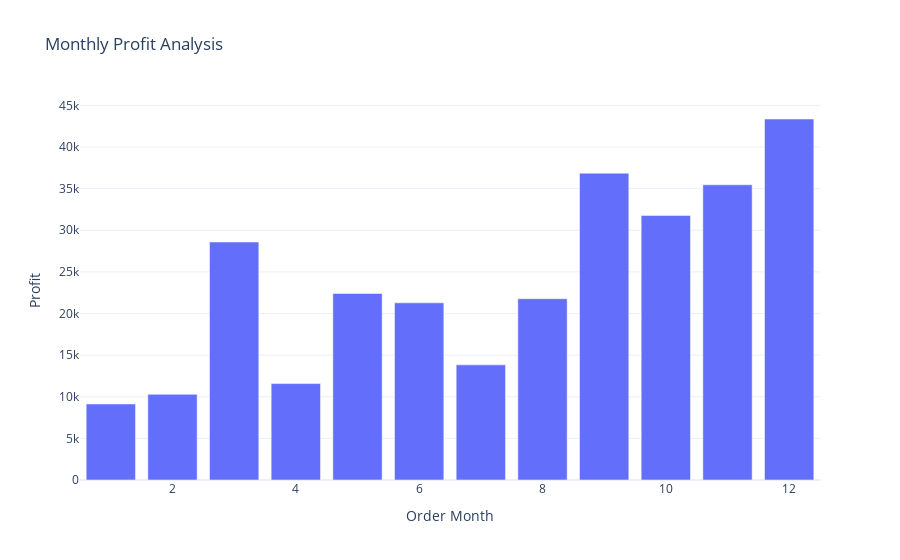

The cell this chart's notebook holds for it:
### Code cell
fig = px.bar(profit_by_month , x = "Order Month" , y = "Profit" , title = "Monthly Profit Analysis")
fig.show()

### Figure 1 — Plotly figure (JSON) as saved in the notebook; plotly's stock layout.template omitted (floating-point values rounded to 4 significant figures)
{"data": [{"hovertemplate": "Order Month=%{x}<br>Profit=%{y}<extra></extra>", "legendgroup": "", "marker": {"color": "#636efa", "pattern": {"shape": ""}}, "name": "", "orientation": "v", "showlegend": false, "textposition": "auto", "type": "bar", "x": [1, 2, 3, 4, 5, 6, 7, 8, 9, 10, 11, 12], "xaxis": "x", "y": [9134.0, 10290.0, 28590.0, 11590.0, 22410.0, 21290.0, 13830.0, 21780.0, 36860.0, 31780.0, 35470.0, 43370.0], "yaxis": "y"}], "layout": {"barmode": "relative", "legend": {"tracegroupgap": 0}, "title": {"text": "Monthly Profit Analysis"}, "xaxis": {"anchor": "y", "domain": [0, 1], "title": {"text": "Order Month"}}, "yaxis": {"anchor": "x", "domain": [0, 1], "title": {"text": "Profit"}}}}
